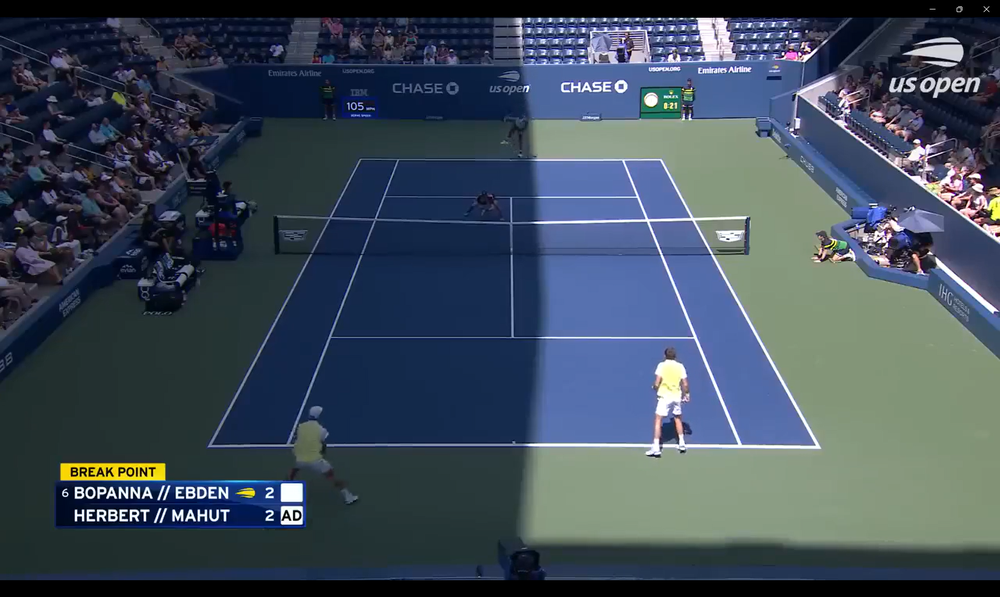
#> input picture court_test/images/yin.png, 1000 x 597 px, shrunk from 2559 x 1527 before the run
$ python rgb2hsv_weather_classification.py
#> lines starting #> are read from the running program, lines starting #| are printed output that depends on the picture; after the words box and inside, x2 and y2 are one past the last pixel; in counts of white or black regions, pixels touching at a corner belong together
import cv2
import numpy as np

def is_sunny(image_path):
    # 读取图像
#> called with image_path = 'images/yin.png'
    image = cv2.imread(image_path)
#> image is the input picture: shape (597, 1000, 3); mean B, G, R 89.9, 76.2, 63.2

    # Convert an image from RGB to HSV color space
    hsv_image = cv2.cvtColor(image, cv2.COLOR_BGR2HSV)
#> hsv_image: shape (597, 1000, 3); mean H, S, V 90.9, 101.9, 95.4

    # 定义晴天和阴天的HSV阈值范围
    sunny_lower = np.array([20, 50, 50])
    sunny_upper = np.array([35, 255, 255])
    cloudy_lower = np.array([0, 0, 0])
    cloudy_upper = np.array([180, 50, 200])

    # 判断图像中是否存在晴天的颜色
    sunny_mask = cv2.inRange(hsv_image, sunny_lower, sunny_upper)
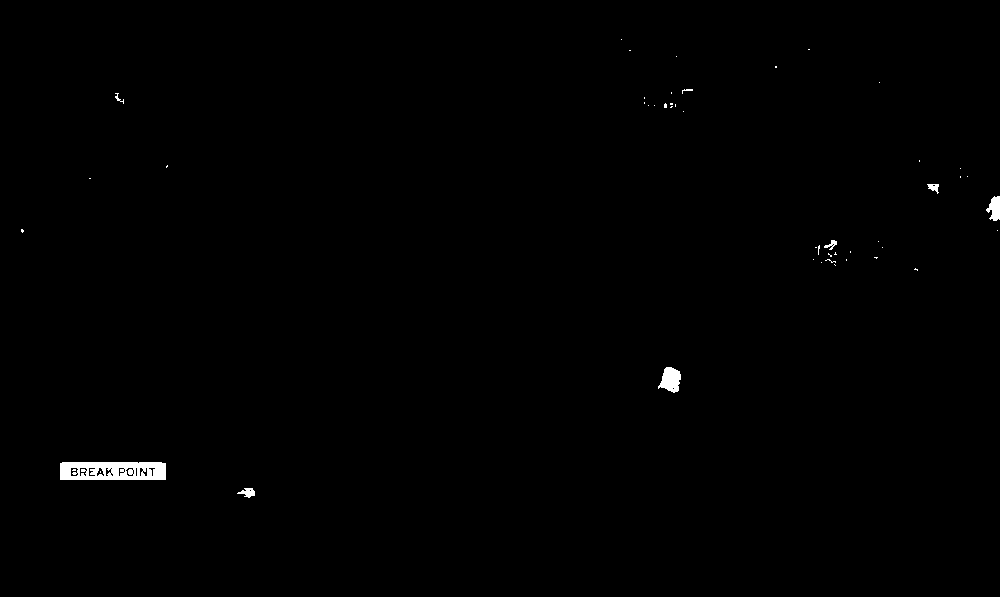
#> sunny_mask: shape (597, 1000); 0.45% white; 48 white regions (40 under 20 px), largest, box (x1, y1, x2, y2) and area: (60, 462, 166, 480) 1660, (658, 367, 681, 393) 401, (986, 196, 1000, 221) 234
    sunny_pixels = cv2.countNonZero(sunny_mask)
#> sunny_pixels = 2715

    # 判断图像中是否存在阴天的颜色
    cloudy_mask = cv2.inRange(hsv_image, cloudy_lower, cloudy_upper)
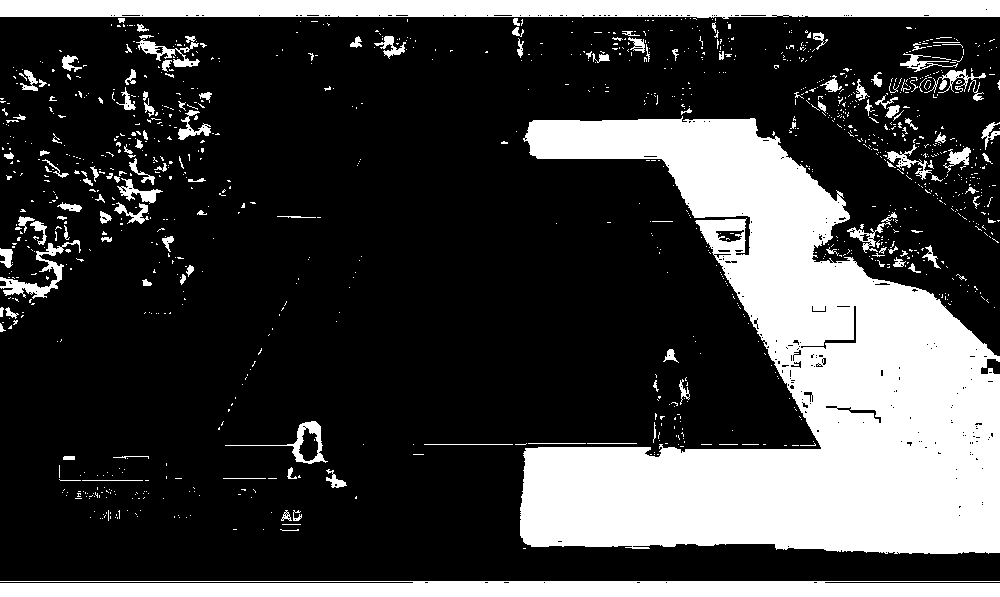
#> cloudy_mask: shape (597, 1000); 25.9% white; 1159 white regions (1028 under 20 px), largest, box (x1, y1, x2, y2) and area: (520, 116, 1000, 554) 106605, (0, 0, 1000, 19) 16826, (0, 581, 1000, 597) 15393
    cloudy_pixels = cv2.countNonZero(cloudy_mask)
#> cloudy_pixels = 154531

    # 根据阈值判断天气
    if sunny_pixels > cloudy_pixels:
        return "Sunny"
    else:
        return "Cloudy"

# 示例用法
image_path = "images/yin.png"
weather = is_sunny(image_path)
print("The weather is:", weather)

$ run again, with court_test/images/1.png copied over court_test/images/yin.png
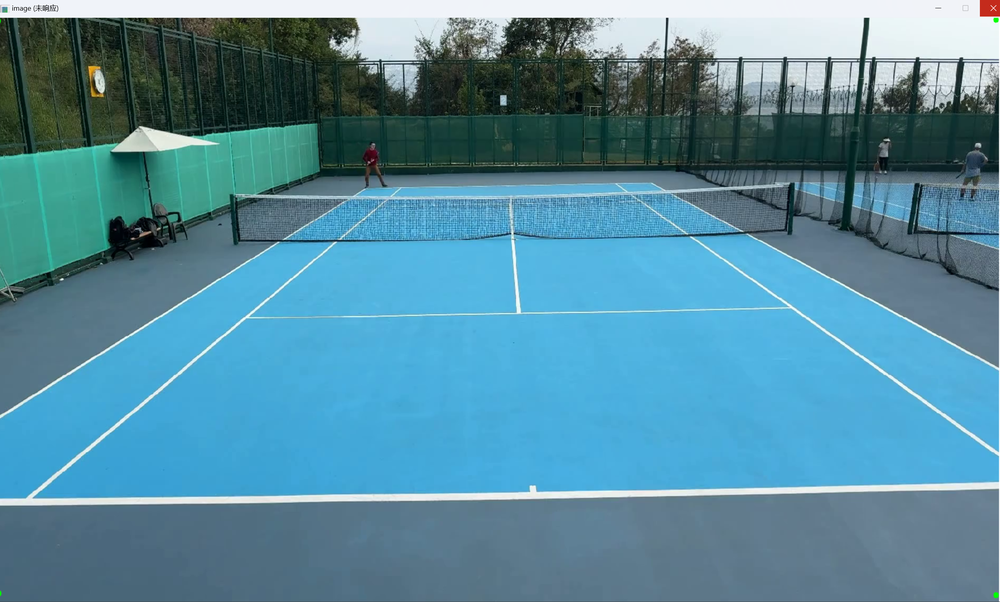
#> input picture court_test/images/1.png, 1000 x 602 px, shrunk from 2536 x 1527 before the run
#> in is_sunny, image is the input picture: shape (602, 1000, 3); mean B, G, R 158.8, 139.3, 86.1
#> hsv_image: shape (602, 1000, 3); mean H, S, V 94, 117.5, 161.5
#> in is_sunny, `sunny_mask = cv2.inRange(hsv_image, sunny_lower, sunny_upper)`:
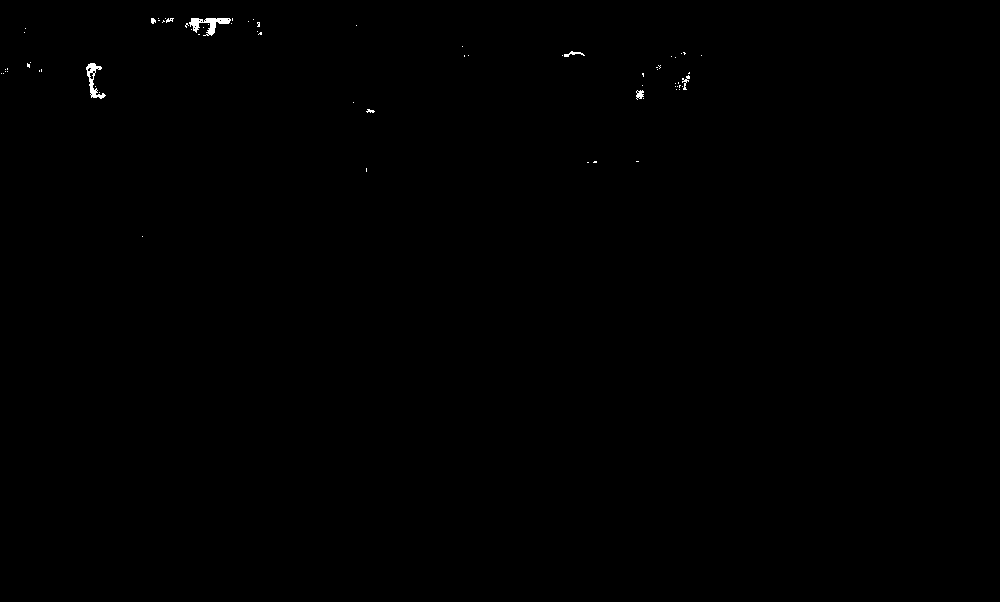
#> sunny_mask: shape (602, 1000); 0.16% white; 69 white regions (61 under 20 px), largest, box (x1, y1, x2, y2) and area: (189, 18, 231, 36) 332, (86, 63, 106, 99) 247, (636, 90, 644, 100) 52
#> sunny_pixels = 937
#> in is_sunny, `cloudy_mask = cv2.inRange(hsv_image, cloudy_lower, cloudy_upper)`:
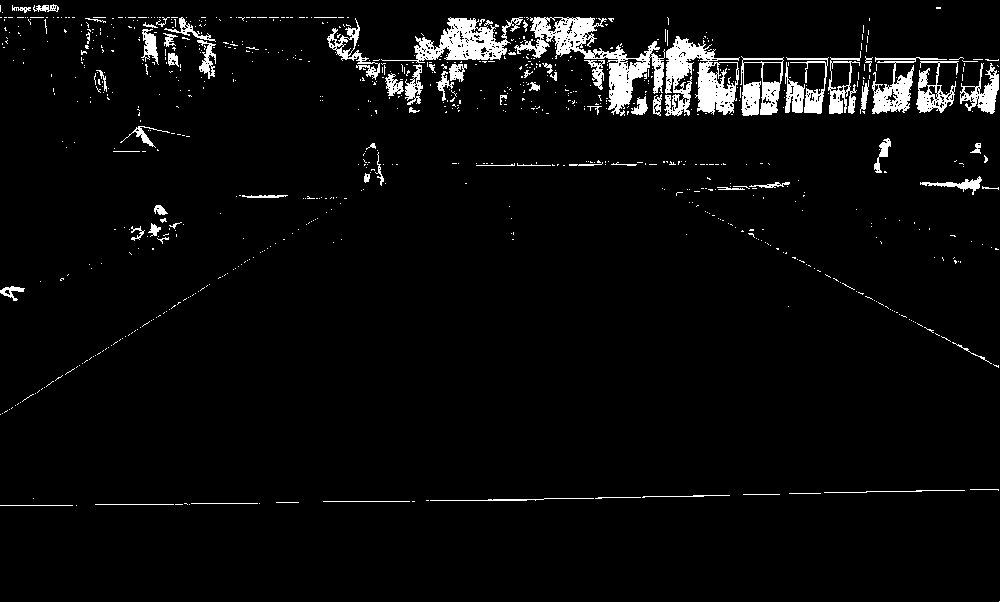
#> cloudy_mask: shape (602, 1000); 4.1% white; 848 white regions (769 under 20 px), largest, box (x1, y1, x2, y2) and area: (514, 17, 665, 116) 3793, (664, 36, 740, 116) 3187, (381, 17, 523, 63) 2412
#> cloudy_pixels = 24832

$ run again, with court_test/images/bluecourt86 _1.png copied over court_test/images/yin.png
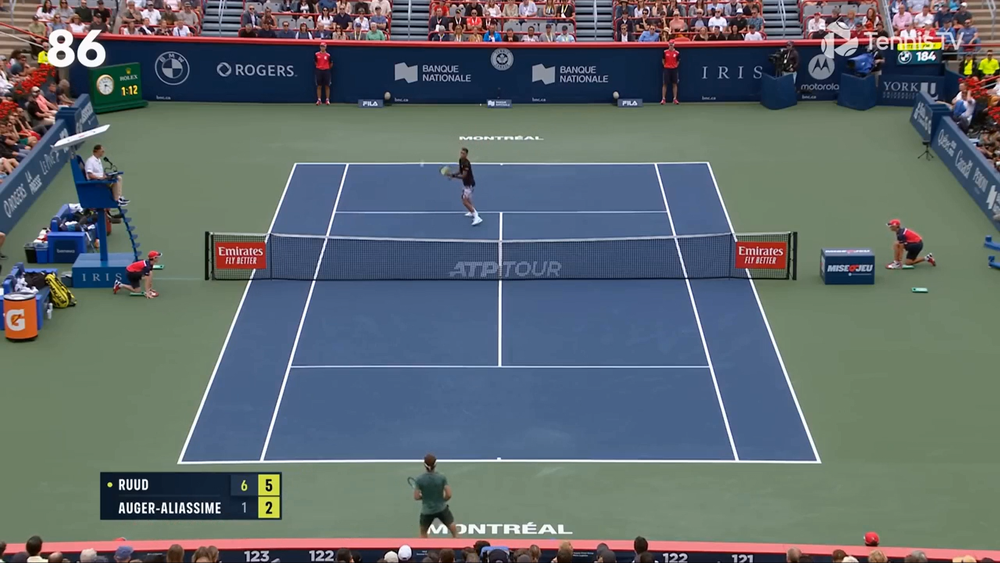
#> input picture court_test/images/bluecourt86 _1.png, 1000 x 563 px, shrunk from 2559 x 1440 before the run
#> in is_sunny, image is the input picture: shape (563, 1000, 3); mean B, G, R 109.5, 105.6, 95.9
#> hsv_image: shape (563, 1000, 3); mean H, S, V 81.7, 87.7, 125.7
#> in is_sunny, `sunny_mask = cv2.inRange(hsv_image, sunny_lower, sunny_upper)`:
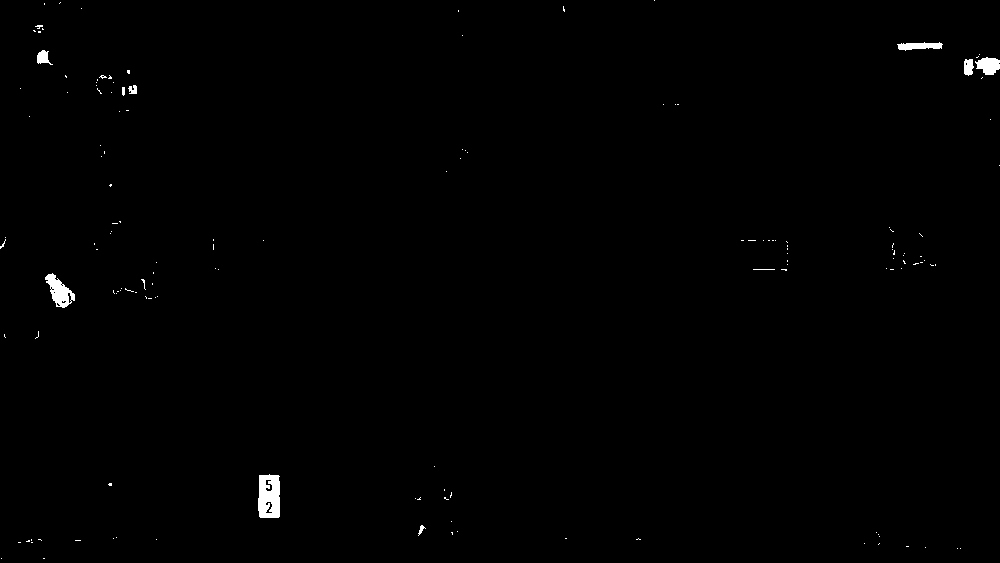
#> sunny_mask: shape (563, 1000); 0.49% white; 147 white regions (137 under 20 px), largest, box (x1, y1, x2, y2) and area: (258, 474, 280, 518) 841, (45, 273, 75, 308) 512, (975, 57, 1000, 75) 315
#> sunny_pixels = 2776
#> in is_sunny, `cloudy_mask = cv2.inRange(hsv_image, cloudy_lower, cloudy_upper)`:
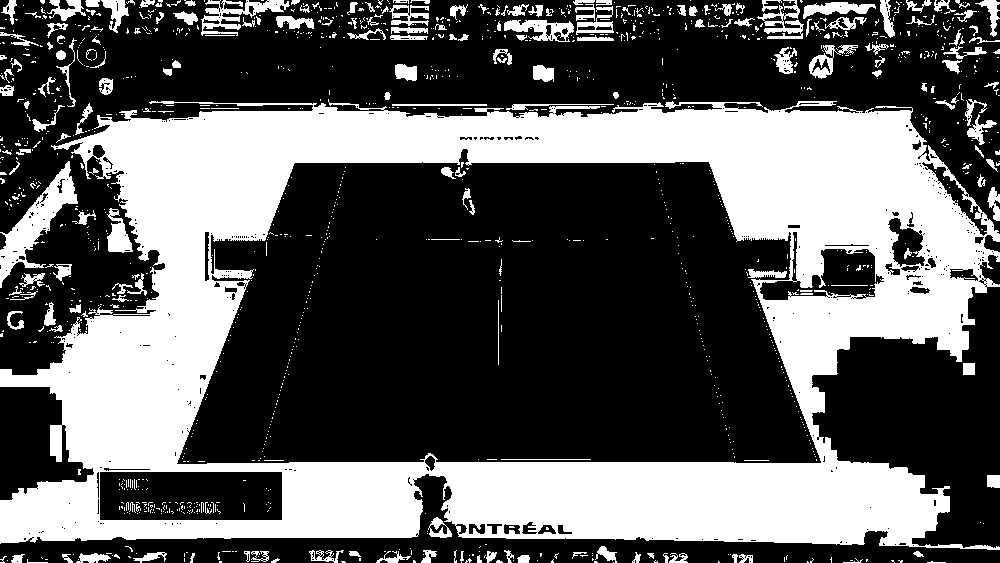
#> cloudy_mask: shape (563, 1000); 36.8% white; 1320 white regions (1120 under 20 px), largest, box (x1, y1, x2, y2) and area: (0, 99, 1000, 550) 179425, (0, 161, 78, 288) 2884, (201, 0, 290, 36) 1171
#> cloudy_pixels = 207038
